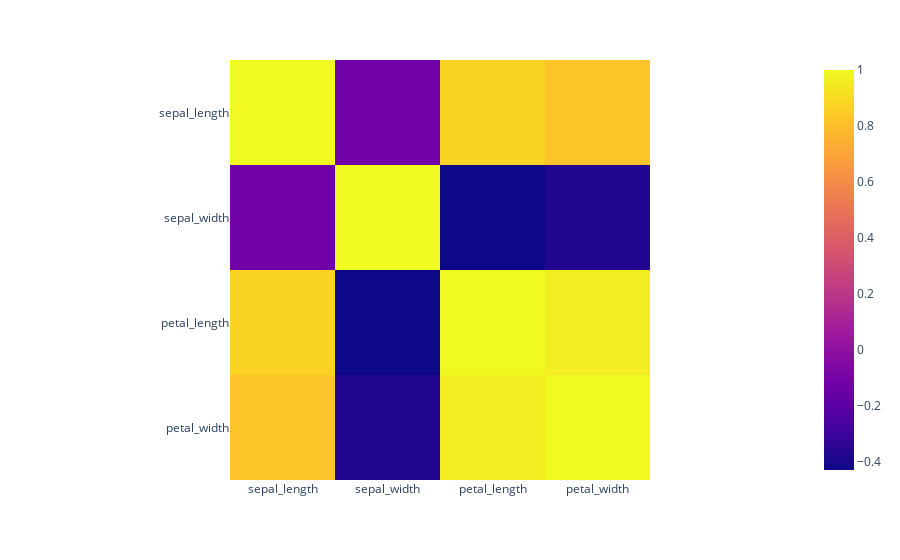

The cell this chart's notebook holds for it:
### Code cell
import plotly.express as px
fig = px.imshow(x.corr())
fig.show()

### Figure 1 — Plotly figure (JSON) as saved in the notebook; plotly's stock layout.template omitted (floating-point values rounded to 4 significant figures)
{"data": [{"coloraxis": "coloraxis", "hovertemplate": "x: %{x}<br>y: %{y}<br>color: %{z}<extra></extra>", "name": "0", "type": "heatmap", "x": ["sepal_length", "sepal_width", "petal_length", "petal_width"], "xaxis": "x", "y": ["sepal_length", "sepal_width", "petal_length", "petal_width"], "yaxis": "y", "z": [[1, -0.1176, 0.8718, 0.8179], [-0.1176, 1, -0.4284, -0.3661], [0.8718, -0.4284, 1, 0.9629], [0.8179, -0.3661, 0.9629, 1]]}], "layout": {"coloraxis": {"colorscale": [[0, "#0d0887"], [0.1111, "#46039f"], [0.2222, "#7201a8"], [0.3333, "#9c179e"], [0.4444, "#bd3786"], [0.5556, "#d8576b"], [0.6667, "#ed7953"], [0.7778, "#fb9f3a"], [0.8889, "#fdca26"], [1, "#f0f921"]]}, "margin": {"t": 60}, "xaxis": {"anchor": "y", "constrain": "domain", "domain": [0, 1], "scaleanchor": "y"}, "yaxis": {"anchor": "x", "autorange": "reversed", "constrain": "domain", "domain": [0, 1]}}}
